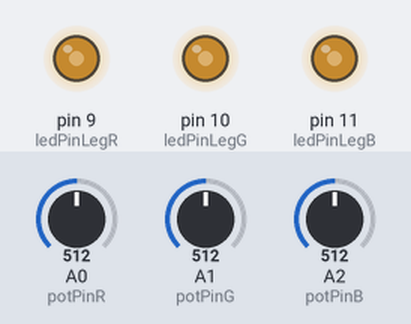
Recording of a sketch running on a simulated Arduino Uno, built with avr-gcc and run on an emulated ATmega328P. Shown: output pins drawn as LEDs (lit = HIGH). The inputs (shaded band) are chosen by the test bench; at power-on: A0 (potPinR) = 512, A1 (potPinG) = 512, A2 (potPinB) = 512.

Above: at 1.2 s.
1.3 s: A0 (potPinR) set to 716
At 1.6 s:
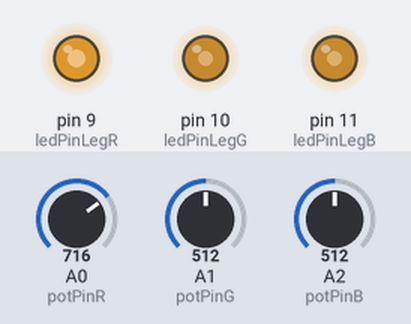
2.8 s: A1 (potPinG) set to 716
At 4.0 s:
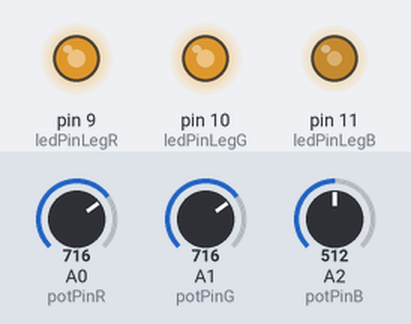
4.3 s: A2 (potPinB) set to 716
At 5.1 s:
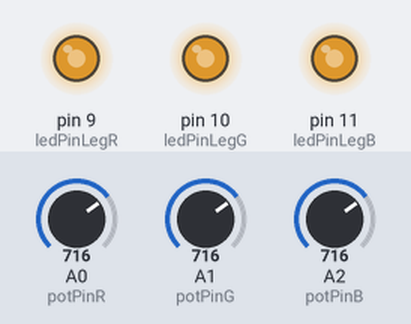
5.8 s: A0 (potPinR) set to 900
At 6.3 s:
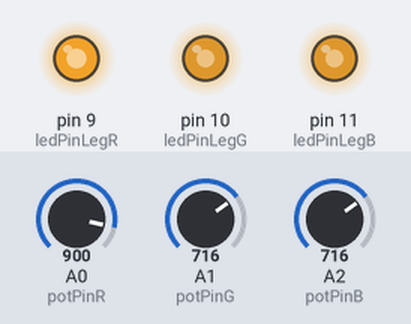
7.3 s: A1 (potPinG) set to 900
At 8.5 s:
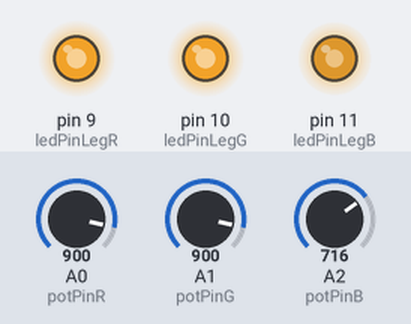
8.8 s: A2 (potPinB) set to 900
At 9.7 s:
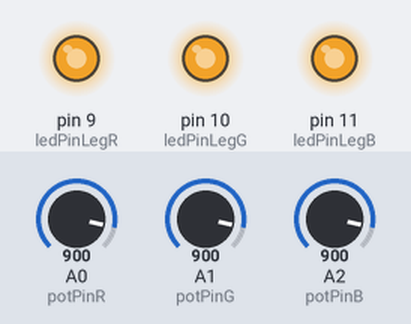
Timing chart, 0 to 11.3 s (numbered marks = the images above; inputs shaded):
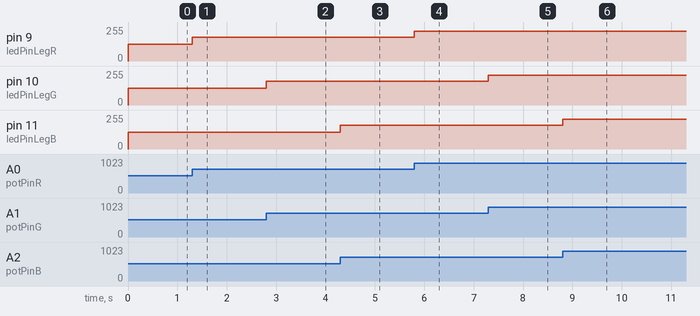

Measured:
- after the input at 1.3 s, pin 9 (ledPinLegR): 127/255 → 178/255 at once
- after the input at 2.8 s, pin 10 (ledPinLegG): 127/255 → 178/255 at once
- after the input at 4.3 s, pin 11 (ledPinLegB): 127/255 → 178/255 at once
- after the input at 5.8 s, pin 9 (ledPinLegR): 178/255 → 224/255 at once
- after the input at 7.3 s, pin 10 (ledPinLegG): 178/255 → 224/255 at once
- after the input at 8.8 s, pin 11 (ledPinLegB): 178/255 → 224/255 at once

The sketch:

RGBLed.ino
```cpp
const int potPinR=A0;
const int potPinG=A1;
const int potPinB=A2;

const int ledPinLegR=9;
const int ledPinLegG=10;
const int ledPinLegB=11;

int potValueR=0;
int ledValueR=0;

int potValueG=0;
int ledValueG=0;

int potValueB=0;
int ledValueB=0;

void setup() {
  // put your setup code here, to run once:
  pinMode(potPinR, INPUT);
  pinMode(potPinG, INPUT);
  pinMode(potPinB, INPUT);

   pinMode(ledPinLegR, OUTPUT);
   pinMode(ledPinLegG, OUTPUT);
   pinMode(ledPinLegB, OUTPUT);
}

void loop() {
  // put your main code here, to run repeatedly:
  potValueR = analogRead(potPinR);
  ledValueR = map(potValueR,0,1023,0,255);
  analogWrite(ledPinLegR,ledValueR);

  potValueG = analogRead(potPinG);
  ledValueG = map(potValueG,0,1023,0,255);
  analogWrite(ledPinLegG,ledValueG);

  potValueB = analogRead(potPinB);
  ledValueB = map(potValueB,0,1023,0,255);
  analogWrite(ledPinLegB,ledValueB);
}
```
